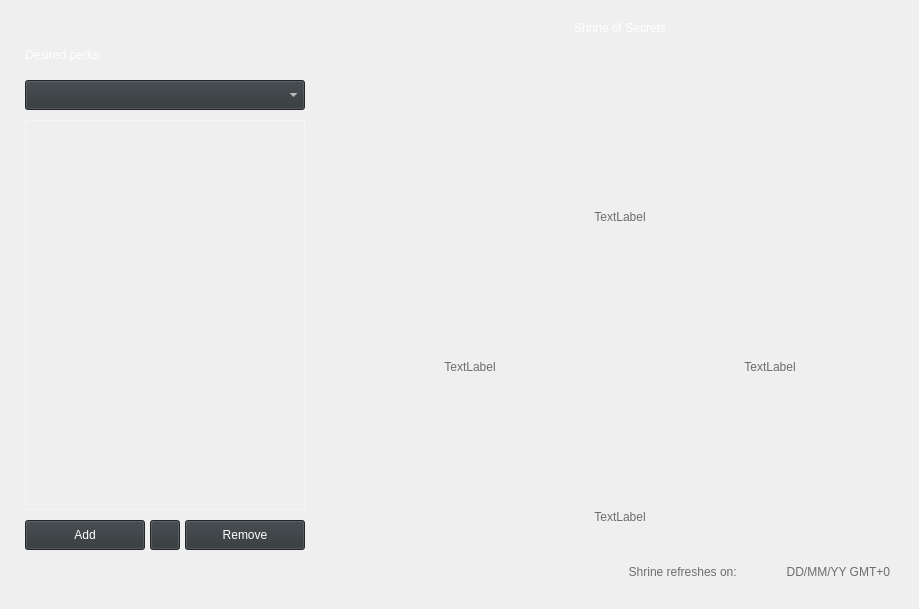
    <widget class="QWidget" name="main_page">
     <property name="styleSheet">
      <string notr="true">QLabel#info_lbl{
	font: 24px &quot;Sylfaen&quot;;
	color: white;
	background-color: rgba(0, 0, 0, 0);
}

QLabel#title_lbl{
	font: 30px &quot;Sylfaen&quot;;
	color: white;
	background-color: rgba(0, 0, 0, 0);
}

QPushButton {
	font: 20px &quot;Sylfaen&quot;;
	color: white;
	background-color:#2F3538;
}

QPushButton:hover {
	font: 20px &quot;Sylfaen&quot;;
	color: white;
	background-color:#404040;
}

QComboBox {
	font: 20px &quot;Sylfaen&quot;;
	color: white;
	background-color:#2F3538;
	selection-background-color:#2F3538;
}

QComboBox QAbstractItemView {
	font: 20px &quot;Sylfaen&quot;;
	color: white;
    background-color:#2F3538;
	selection-background-color: #404040;
	outline: 0;
}

QScrollBar:vertical {
	font: 20px &quot;Sylfaen&quot;;
	color: white;
	background:#404040;
}

QPushButton#settings_btn{
	font: 20px &quot;Sylfaen&quot;;
	color: white;
	qproperty-iconSize: 30px;
}

QLabel#perk1_lbl {
	font: 20px &quot;Sylfaen&quot;;
	color: #6e6d6d;
	background-color: rgba(0, 0, 0, 0);
}
QLabel#perk2_lbl {
	font: 20px &quot;Sylfaen&quot;;
	color: #6e6d6d;
	background-color: rgba(0, 0, 0, 0);
}
QLabel#perk3_lbl {
	font: 20px &quot;Sylfaen&quot;;
	color: #6e6d6d;
	background-color: rgba(0, 0, 0, 0);
}
QLabel#perk4_lbl {
	font: 20px &quot;Sylfaen&quot;;
	color: #6e6d6d;
	background-color: rgba(0, 0, 0, 0);
}

QLabel#dateinfo_lbl {
	font: 16px &quot;Sylfaen&quot;;
	color: #6e6d6d;
	background-color: rgba(0, 0, 0, 0);
}

QLabel#date_lbl {
	font: 16px &quot;Sylfaen&quot;;
	color: #6e6d6d;
	background-color: rgba(0, 0, 0, 0);
}

QListWidget{
	font: 20px &quot;Sylfaen&quot;;
	color: white;
	background-color: rgba(0, 0, 0, 0);
	border: 1px solid rgba(255, 255, 255, 0.3);
	outline: 0;
}

QListWidget::item:hover {
	font: 20px &quot;Sylfaen&quot;;
	color: white;
    background-color: rgba(47, 53, 56, 0.3);
}

QListWidget::item:selected {
	font: 20px &quot;Sylfaen&quot;;
	color: white;
	background-color: rgba(64, 64, 64, 0.3);
}
</string>
     </property>
     <widget class="QLabel" name="perk1_frame">
      <property name="geometry">
       <rect>
        <x>545</x>
        <y>75</y>
        <width>150</width>
        <height>150</height>
       </rect>
      </property>
      <property name="sizePolicy">
       <sizepolicy hsizetype="Fixed" vsizetype="Fixed">
        <horstretch>0</horstretch>
        <verstretch>0</verstretch>
       </sizepolicy>
      </property>
      <property name="minimumSize">
       <size>
        <width>150</width>
        <height>150</height>
       </size>
      </property>
      <property name="maximumSize">
       <size>
        <width>150</width>
        <height>150</height>
       </size>
      </property>
      <property name="cursor">
       <cursorShape>ArrowCursor</cursorShape>
      </property>
      <property name="toolTip">
       <string/>
      </property>
      <property name="whatsThis">
       <string/>
      </property>
      <property name="styleSheet">
       <string notr="true"/>
      </property>
      <property name="text">
       <string/>
      </property>
      <property name="scaledContents">
       <bool>true</bool>
      </property>
      <property name="alignment">
       <set>Qt::AlignCenter</set>
      </property>
     </widget>
     <widget class="QLabel" name="perk1_lbl">
      <property name="geometry">
       <rect>
        <x>480</x>
        <y>210</y>
        <width>280</width>
        <height>30</height>
       </rect>
      </property>
      <property name="sizePolicy">
       <sizepolicy hsizetype="Preferred" vsizetype="Fixed">
        <horstretch>0</horstretch>
        <verstretch>0</verstretch>
       </sizepolicy>
      </property>
      <property name="styleSheet">
       <string notr="true"/>
      </property>
      <property name="text">
       <string>TextLabel</string>
      </property>
      <property name="alignment">
       <set>Qt::AlignHCenter|Qt::AlignTop</set>
      </property>
     </widget>
     <widget class="QComboBox" name="perks_combo">
      <property name="geometry">
       <rect>
        <x>25</x>
        <y>80</y>
        <width>280</width>
        <height>30</height>
       </rect>
      </property>
      <property name="styleSheet">
       <string notr="true"/>
      </property>
     </widget>
     <widget class="QLabel" name="perk2_lbl">
      <property name="geometry">
       <rect>
        <x>330</x>
        <y>360</y>
        <width>280</width>
        <height>30</height>
       </rect>
      </property>
      <property name="sizePolicy">
       <sizepolicy hsizetype="Preferred" vsizetype="Fixed">
        <horstretch>0</horstretch>
        <verstretch>0</verstretch>
       </sizepolicy>
      </property>
      <property name="styleSheet">
       <string notr="true"/>
      </property>
      <property name="text">
       <string>TextLabel</string>
      </property>
      <property name="alignment">
       <set>Qt::AlignHCenter|Qt::AlignTop</set>
      </property>
     </widget>
     <widget class="QListWidget" name="perks_list">
      <property name="geometry">
       <rect>
        <x>25</x>
        <y>120</y>
        <width>280</width>
        <height>390</height>
       </rect>
      </property>
      <property name="styleSheet">
       <string notr="true"/>
      </property>
     </widget>
     <widget class="QLabel" name="info_lbl">
      <property name="geometry">
       <rect>
        <x>25</x>
        <y>40</y>
        <width>250</width>
        <height>30</height>
       </rect>
      </property>
      <property name="styleSheet">
       <string notr="true"/>
      </property>
      <property name="text">
       <string>Desired perks:</string>
      </property>
      <property name="alignment">
       <set>Qt::AlignLeading|Qt::AlignLeft|Qt::AlignVCenter</set>
      </property>
     </widget>
     <widget class="QLabel" name="bg_1">
      <property name="geometry">
       <rect>
        <x>0</x>
        <y>0</y>
        <width>900</width>
        <height>600</height>
       </rect>
      </property>
      <property name="styleSheet">
       <string notr="true"/>
      </property>
      <property name="text">
       <string/>
      </property>
      <property name="scaledContents">
       <bool>true</bool>
      </property>
     </widget>
     <widget class="QPushButton" name="settings_btn">
      <property name="geometry">
       <rect>
        <x>150</x>
        <y>520</y>
        <width>30</width>
        <height>30</height>
       </rect>
      </property>
      <property name="styleSheet">
       <string notr="true"/>
      </property>
      <property name="text">
       <string/>
      </property>
     </widget>
     <widget class="QLabel" name="perk3_img">
      <property name="geometry">
       <rect>
        <x>720</x>
        <y>250</y>
        <width>100</width>
        <height>100</height>
       </rect>
      </property>
      <property name="sizePolicy">
       <sizepolicy hsizetype="Fixed" vsizetype="Fixed">
        <horstretch>0</horstretch>
        <verstretch>0</verstretch>
       </sizepolicy>
      </property>
      <property name="minimumSize">
       <size>
        <width>100</width>
        <height>100</height>
       </size>
      </property>
      <property name="maximumSize">
       <size>
        <width>100</width>
        <height>100</height>
       </size>
      </property>
      <property name="cursor">
       <cursorShape>ArrowCursor</cursorShape>
      </property>
      <property name="styleSheet">
       <string notr="true"/>
      </property>
      <property name="text">
       <string/>
      </property>
      <property name="alignment">
       <set>Qt::AlignCenter</set>
      </property>
     </widget>
     <widget class="QLabel" name="perk4_lbl">
      <property name="geometry">
       <rect>
        <x>480</x>
        <y>510</y>
        <width>280</width>
        <height>30</height>
       </rect>
      </property>
      <property name="sizePolicy">
       <sizepolicy hsizetype="Preferred" vsizetype="Fixed">
        <horstretch>0</horstretch>
        <verstretch>0</verstretch>
       </sizepolicy>
      </property>
      <property name="styleSheet">
       <string notr="true"/>
      </property>
      <property name="text">
       <string>TextLabel</string>
      </property>
      <property name="alignment">
       <set>Qt::AlignHCenter|Qt::AlignTop</set>
      </property>
     </widget>
     <widget class="QLabel" name="perk3_frame">
      <property name="geometry">
       <rect>
        <x>695</x>
        <y>225</y>
        <width>150</width>
        <height>150</height>
       </rect>
      </property>
      <property name="sizePolicy">
       <sizepolicy hsizetype="Fixed" vsizetype="Fixed">
        <horstretch>0</horstretch>
        <verstretch>0</verstretch>
       </sizepolicy>
      </property>
      <property name="minimumSize">
       <size>
        <width>150</width>
        <height>150</height>
       </size>
      </property>
      <property name="maximumSize">
       <size>
        <width>150</width>
        <height>150</height>
       </size>
      </property>
      <property name="cursor">
       <cursorShape>ArrowCursor</cursorShape>
      </property>
      <property name="toolTip">
       <string/>
      </property>
      <property name="whatsThis">
       <string/>
      </property>
      <property name="styleSheet">
       <string notr="true"/>
      </property>
      <property name="text">
       <string/>
      </property>
      <property name="scaledContents">
       <bool>true</bool>
      </property>
      <property name="alignment">
       <set>Qt::AlignCenter</set>
      </property>
     </widget>
     <widget class="QLabel" name="perk4_img">
      <property name="geometry">
       <rect>
        <x>570</x>
        <y>400</y>
        <width>100</width>
        <height>100</height>
       </rect>
      </property>
      <property name="sizePolicy">
       <sizepolicy hsizetype="Fixed" vsizetype="Fixed">
        <horstretch>0</horstretch>
        <verstretch>0</verstretch>
       </sizepolicy>
      </property>
      <property name="minimumSize">
       <size>
        <width>100</width>
        <height>100</height>
       </size>
      </property>
      <property name="maximumSize">
       <size>
        <width>100</width>
        <height>100</height>
       </size>
      </property>
      <property name="cursor">
       <cursorShape>ArrowCursor</cursorShape>
      </property>
      <property name="styleSheet">
       <string notr="true"/>
      </property>
      <property name="text">
       <string/>
      </property>
      <property name="alignment">
       <set>Qt::AlignCenter</set>
      </property>
     </widget>
     <widget class="QLabel" name="perk4_frame">
      <property name="geometry">
       <rect>
        <x>545</x>
        <y>375</y>
        <width>150</width>
        <height>150</height>
       </rect>
      </property>
      <property name="sizePolicy">
       <sizepolicy hsizetype="Fixed" vsizetype="Fixed">
        <horstretch>0</horstretch>
        <verstretch>0</verstretch>
       </sizepolicy>
      </property>
      <property name="minimumSize">
       <size>
        <width>150</width>
        <height>150</height>
       </size>
      </property>
      <property name="maximumSize">
       <size>
        <width>150</width>
        <height>150</height>
       </size>
      </property>
      <property name="cursor">
       <cursorShape>ArrowCursor</cursorShape>
      </property>
      <property name="toolTip">
       <string/>
      </property>
      <property name="whatsThis">
       <string/>
      </property>
      <property name="styleSheet">
       <string notr="true"/>
      </property>
      <property name="text">
       <string/>
      </property>
      <property name="scaledContents">
       <bool>true</bool>
      </property>
      <property name="alignment">
       <set>Qt::AlignCenter</set>
      </property>
     </widget>
     <widget class="QLabel" name="perk3_lbl">
      <property name="geometry">
       <rect>
        <x>630</x>
        <y>360</y>
        <width>280</width>
        <height>30</height>
       </rect>
      </property>
      <property name="sizePolicy">
       <sizepolicy hsizetype="Preferred" vsizetype="Fixed">
        <horstretch>0</horstretch>
        <verstretch>0</verstretch>
       </sizepolicy>
      </property>
      <property name="styleSheet">
       <string notr="true"/>
      </property>
      <property name="text">
       <string>TextLabel</string>
      </property>
      <property name="alignment">
       <set>Qt::AlignHCenter|Qt::AlignTop</set>
      </property>
     </widget>
     <widget class="QLabel" name="dateinfo_lbl">
      <property name="geometry">
       <rect>
        <x>560</x>
        <y>565</y>
        <width>180</width>
        <height>30</height>
       </rect>
      </property>
      <property name="sizePolicy">
       <sizepolicy hsizetype="Preferred" vsizetype="Fixed">
        <horstretch>0</horstretch>
        <verstretch>0</verstretch>
       </sizepolicy>
      </property>
      <property name="styleSheet">
       <string notr="true"/>
      </property>
      <property name="text">
       <string>Shrine refreshes on: </string>
      </property>
      <property name="alignment">
       <set>Qt::AlignRight|Qt::AlignTop|Qt::AlignTrailing</set>
      </property>
     </widget>
     <widget class="QPushButton" name="remove_btn">
      <property name="geometry">
       <rect>
        <x>185</x>
        <y>520</y>
        <width>120</width>
        <height>30</height>
       </rect>
      </property>
      <property name="text">
       <string>Remove</string>
      </property>
     </widget>
     <widget class="QLabel" name="perk1_img">
      <property name="geometry">
       <rect>
        <x>570</x>
        <y>100</y>
        <width>100</width>
        <height>100</height>
       </rect>
      </property>
      <property name="sizePolicy">
       <sizepolicy hsizetype="Fixed" vsizetype="Fixed">
        <horstretch>0</horstretch>
        <verstretch>0</verstretch>
       </sizepolicy>
      </property>
      <property name="minimumSize">
       <size>
        <width>100</width>
        <height>100</height>
       </size>
      </property>
      <property name="maximumSize">
       <size>
        <width>100</width>
        <height>100</height>
       </size>
      </property>
      <property name="cursor">
       <cursorShape>ArrowCursor</cursorShape>
      </property>
      <property name="toolTip">
       <string/>
      </property>
      <property name="whatsThis">
       <string/>
      </property>
      <property name="styleSheet">
       <string notr="true"/>
      </property>
      <property name="text">
       <string/>
      </property>
      <property name="alignment">
       <set>Qt::AlignCenter</set>
      </property>
     </widget>
     <widget class="QPushButton" name="add_btn">
      <property name="geometry">
       <rect>
        <x>25</x>
        <y>520</y>
        <width>120</width>
        <height>30</height>
       </rect>
      </property>
      <property name="styleSheet">
       <string notr="true"/>
      </property>
      <property name="text">
       <string>Add</string>
      </property>
     </widget>
     <widget class="QLabel" name="perk2_frame">
      <property name="geometry">
       <rect>
        <x>395</x>
        <y>225</y>
        <width>150</width>
        <height>150</height>
       </rect>
      </property>
      <property name="sizePolicy">
       <sizepolicy hsizetype="Fixed" vsizetype="Fixed">
        <horstretch>0</horstretch>
        <verstretch>0</verstretch>
       </sizepolicy>
      </property>
      <property name="minimumSize">
       <size>
        <width>150</width>
        <height>150</height>
       </size>
      </property>
      <property name="maximumSize">
       <size>
        <width>150</width>
        <height>150</height>
       </size>
      </property>
      <property name="cursor">
       <cursorShape>ArrowCursor</cursorShape>
      </property>
      <property name="toolTip">
       <string/>
      </property>
      <property name="whatsThis">
       <string/>
      </property>
      <property name="styleSheet">
       <string notr="true"/>
      </property>
      <property name="text">
       <string/>
      </property>
      <property name="scaledContents">
       <bool>true</bool>
      </property>
      <property name="alignment">
       <set>Qt::AlignCenter</set>
      </property>
     </widget>
     <widget class="QLabel" name="title_lbl">
      <property name="geometry">
       <rect>
        <x>470</x>
        <y>10</y>
        <width>300</width>
        <height>35</height>
       </rect>
      </property>
      <property name="styleSheet">
       <string notr="true"/>
      </property>
      <property name="text">
       <string>Shrine of Secrets</string>
      </property>
      <property name="alignment">
       <set>Qt::AlignCenter</set>
      </property>
     </widget>
     <widget class="QLabel" name="perk2_img">
      <property name="geometry">
       <rect>
        <x>420</x>
        <y>250</y>
        <width>100</width>
        <height>100</height>
       </rect>
      </property>
      <property name="sizePolicy">
       <sizepolicy hsizetype="Fixed" vsizetype="Fixed">
        <horstretch>0</horstretch>
        <verstretch>0</verstretch>
       </sizepolicy>
      </property>
      <property name="minimumSize">
       <size>
        <width>100</width>
        <height>100</height>
       </size>
      </property>
      <property name="maximumSize">
       <size>
        <width>100</width>
        <height>100</height>
       </size>
      </property>
      <property name="cursor">
       <cursorShape>ArrowCursor</cursorShape>
      </property>
      <property name="styleSheet">
       <string notr="true"/>
      </property>
      <property name="text">
       <string/>
      </property>
      <property name="alignment">
       <set>Qt::AlignCenter</set>
      </property>
     </widget>
     <widget class="QLabel" name="date_lbl">
      <property name="geometry">
       <rect>
        <x>745</x>
        <y>565</y>
        <width>145</width>
        <height>30</height>
       </rect>
      </property>
      <property name="sizePolicy">
       <sizepolicy hsizetype="Preferred" vsizetype="Fixed">
        <horstretch>0</horstretch>
        <verstretch>0</verstretch>
       </sizepolicy>
      </property>
      <property name="styleSheet">
       <string notr="true"/>
      </property>
      <property name="text">
       <string>DD/MM/YY GMT+0</string>
      </property>
      <property name="alignment">
       <set>Qt::AlignRight|Qt::AlignTop|Qt::AlignTrailing</set>
      </property>
     </widget>
     <zorder>bg_1</zorder>
     <zorder>perk1_frame</zorder>
     <zorder>perk1_lbl</zorder>
     <zorder>perks_combo</zorder>
     <zorder>perk2_lbl</zorder>
     <zorder>perks_list</zorder>
     <zorder>info_lbl</zorder>
     <zorder>settings_btn</zorder>
     <zorder>perk3_img</zorder>
     <zorder>perk4_lbl</zorder>
     <zorder>perk3_frame</zorder>
     <zorder>perk4_img</zorder>
     <zorder>perk4_frame</zorder>
     <zorder>perk3_lbl</zorder>
     <zorder>dateinfo_lbl</zorder>
     <zorder>remove_btn</zorder>
     <zorder>perk1_img</zorder>
     <zorder>add_btn</zorder>
     <zorder>perk2_frame</zorder>
     <zorder>title_lbl</zorder>
     <zorder>perk2_img</zorder>
     <zorder>date_lbl</zorder>
    </widget>
